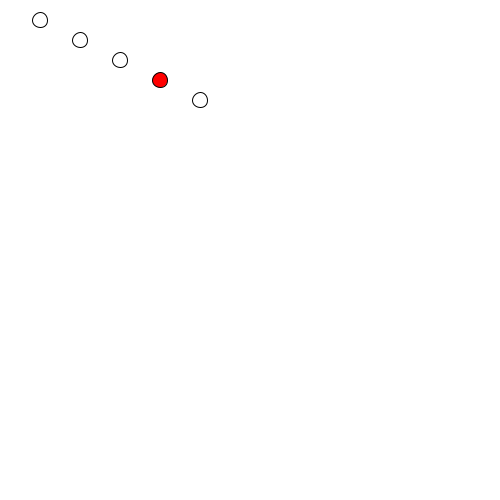
Frame 1 (no input)
Frame 60 (the mouse pressed at the canvas centre just before this capture): identical to frame 1, image omitted
Frame 120 (the mouse held since frame 60 and released just before this capture): identical to frame 1, image omitted

The Processing sketch that drew this single still picture (run headless with seeded random() and noise(); from frame 60 on, the mouse is pressed at the canvas centre):

// Processing sketch: array_01
// ── array_01.pde
float [] valoresA = {40, 80, 120, 160, 200};
float [] valoresB = {20, 40, 60, 80, 100};

void setup() {
  size(500, 500);
}

void draw() {
  
  // por lo general, para acceder a la informacion guardada en el array utilizamos un for loop
  // el for loop, como es un contador (i) que incrementa en cada vuelta,
  // nos permite ir revisando uno a uno el contenido de los "espacios" del array
  background(255);
  for (int i=0; i<valoresA.length; i++) {
    if (i==3) {         //si es el espacio (elemento) #3 del array. Pruebe cambiando este numero
      fill(255, 0, 0);  //pinta rojo
    } else {            //si no
      fill(255);        //pinta blanco
    }

    ellipse(valoresA[i], valoresB[i], 15, 15); //posicionamos en base a los numeros guardados en el array
  }
}
